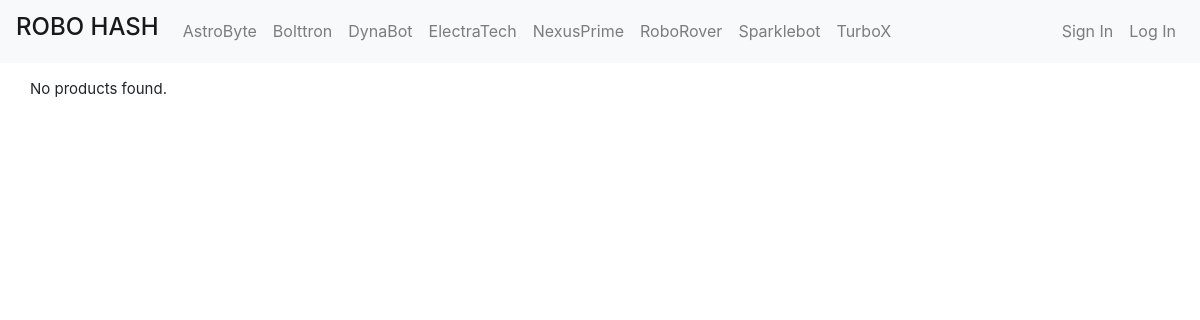
The app's page /OurProducts/Sparklebot.php, older data.
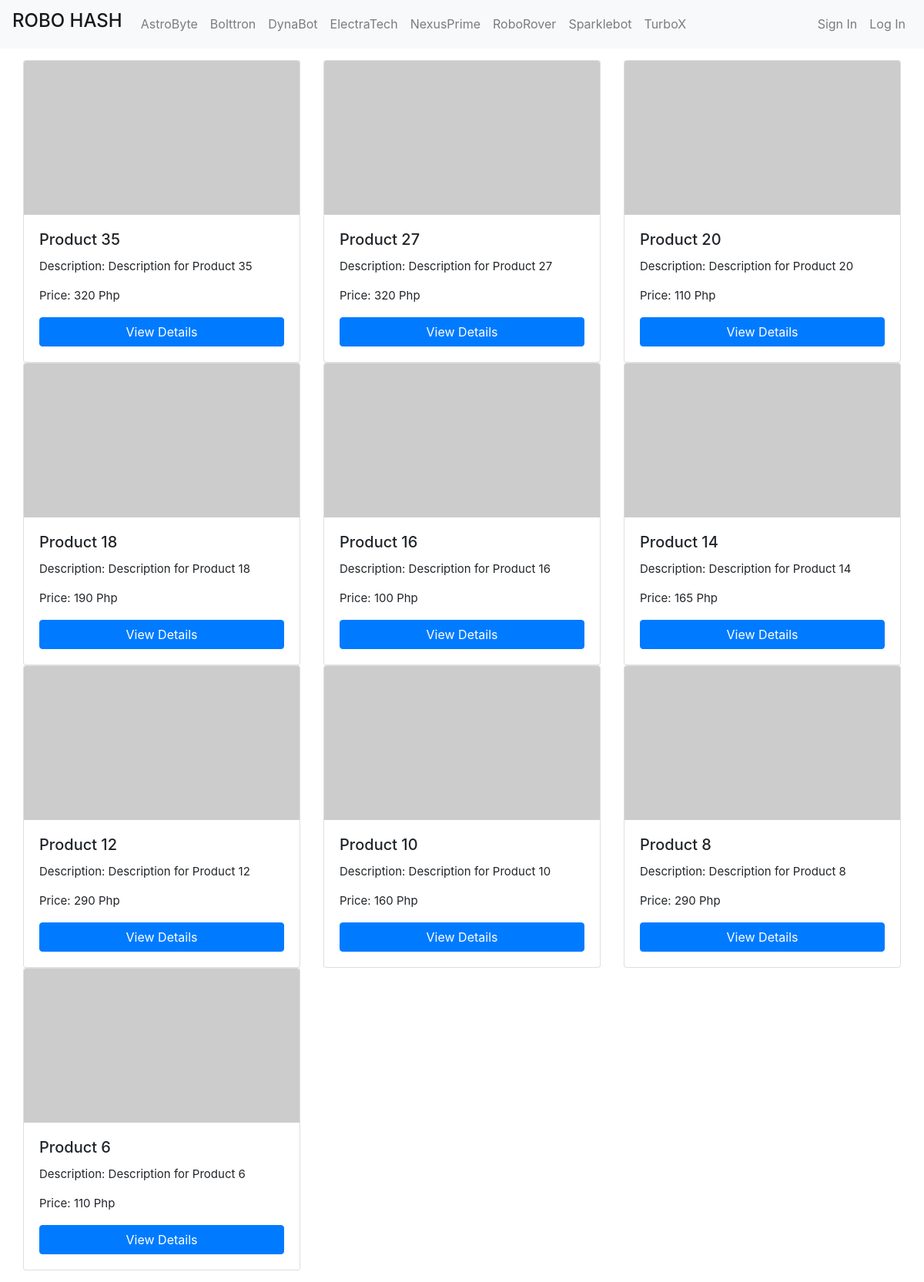
The same page, newer data.
### tables this page shows
CREATE TABLE `products` (
  `id` int(11) NOT NULL,
  `pName` varchar(100) NOT NULL,
  `price` int(11) NOT NULL,
  `piece` int(11) NOT NULL,
  `description` text NOT NULL,
  `available` int(11) NOT NULL,
  `category` varchar(100) NOT NULL,
  `type` varchar(100) NOT NULL,
  `item` varchar(100) NOT NULL,
  `pCode` varchar(20) NOT NULL,
  `picture` text NOT NULL
);

### OurProducts/Sparklebot.php (the view, shortened to what this page needs)
<?php include("../inc/connect.inc.php"); ?>
<?php
if (!isset($_SESSION['user_login'])) {
	$user = "";
} else {
	$user = $_SESSION['user_login'];
	$result = mysqli_query($con, "SELECT * FROM user WHERE id='$user'");
	$get_user_email = mysqli_fetch_assoc($result);
	$uname_db = $get_user_email['firstName'];
}
?>
<!DOCTYPE html>
<html>
<head>
	<link rel="stylesheet" type="text/css" href="./style.css">
	<link rel="stylesheet" type="text/css" href="https://stackpath.bootstrapcdn.com/bootstrap/4.5.2/css/bootstrap.min.css">
</head>
<body>
	<?php include("../components/navbar.php"); ?>
	<div class="container" style="padding: 15px 0px; font-size: 15px;">
		<div class="row">
			<?php
			$getposts = mysqli_query($con, "SELECT * FROM products WHERE available >= '1' AND item = 'Sparklebot' ORDER BY id DESC LIMIT 10") or die(mysqli_error($con));
			if (mysqli_num_rows($getposts)) {
				while ($row = mysqli_fetch_assoc($getposts)) {
					$id = $row['id'];
					$pName = $row['pName'];
					$price = $row['price'];
					$description = $row['description'];
					$imageUrl = "https://robohash.org/" . $id;
					echo '
					<div class="col-md-4">
						<div class="card card-container">
							<img src="' . $imageUrl . '" class="card-img-top" alt="' . $pName . '">
							<div class="card-body">
								<h5 class="card-title">' . $pName . '</h5>
								<p class="card-text">Description: ' . $description . '</p>
								<p class="card-text">Price: ' . $price . ' Php</p>
								<a href="view_product.php?pid=' . $id . '" class="btn btn-primary">View Details</a>
							</div>
						</div>
					</div>
					';
				}
			} else {
				echo '<div class="col-md-12"><p>No products found.</p></div>';
			}
			?>
		</div>
	</div>
</body>
</html>

### components/navbar.php (shortened to what this page needs)
<nav class="navbar navbar-expand-lg navbar-light bg-light">
    <a class="navbar-brand" href="../index.php">
        <h4>ROBO HASH</h4>
    </a>
    <div class="collapse navbar-collapse" id="navbarNav">
        <ul class="navbar-nav">
            <?php
            $pages = array(
                "AstroByte" => "AstroByte.php",
                "Bolttron" => "Bolttron.php",
                "DynaBot" => "DynaBot.php",
                "ElectraTech" => "ElectraTech.php",
                "NexusPrime" => "NexusPrime.php",
                "RoboRover" => "RoboRover.php",
                "Sparklebot" => "Sparklebot.php",
                "TurboX" => "TurboX.php"
            );
            foreach ($pages as $name => $link) {
                $isActive = (basename($_SERVER['PHP_SELF']) == "OurProducts/" . $link) ? "active" : "";
                echo '<li class="nav-item ' . $isActive . '">';
                echo '<a class="nav-link" href="../OurProducts/' . $link . '">' . $name . '</a>';
                echo '</li>';
            }
            ?>
        </ul>
        <ul class="navbar-nav ml-auto">
            <?php
            if ($user != "") {
                echo '
						<li class="nav-item">
							<a class="nav-link" href="profile.php?uid=' . $user . '">Hi ' . $uname_db . '</a>
						</li>
						<li class="nav-item">
							<a class="nav-link" href="logout.php">Log Out</a>
						</li>
					';
            } else {
                echo '
						<li class="nav-item">
							<a class="nav-link" href="signin.php">Sign In</a>
						</li>
						<li class="nav-item">
							<a class="nav-link" href="login.php">Log In</a>
						</li>
					';
            }
            ?>
        </ul>
    </div>
</nav>

Row changes from the older to the newer data that the page shows:
added products: pName "Product 35", description "Description for Product 35", price "320"
added products: pName "Product 27", description "Description for Product 27", price "320"
now on this page (row edited): products: pName "Product 20", description "Description for Product 20", price "110"
now on this page (row edited): products: pName "Product 18", description "Description for Product 18", price "190"
now on this page (row edited): products: pName "Product 16", description "Description for Product 16", price "100"
now on this page (row edited): products: pName "Product 14", description "Description for Product 14", price "165"
now on this page (row edited): products: pName "Product 12", description "Description for Product 12", price "290"
now on this page (row edited): products: pName "Product 10", description "Description for Product 10", price "160"
now on this page (row edited): products: pName "Product 8", description "Description for Product 8", price "290"
now on this page (row edited): products: pName "Product 6", description "Description for Product 6", price "110"
Text that changed along with them:
text no longer shown: "No products found."
